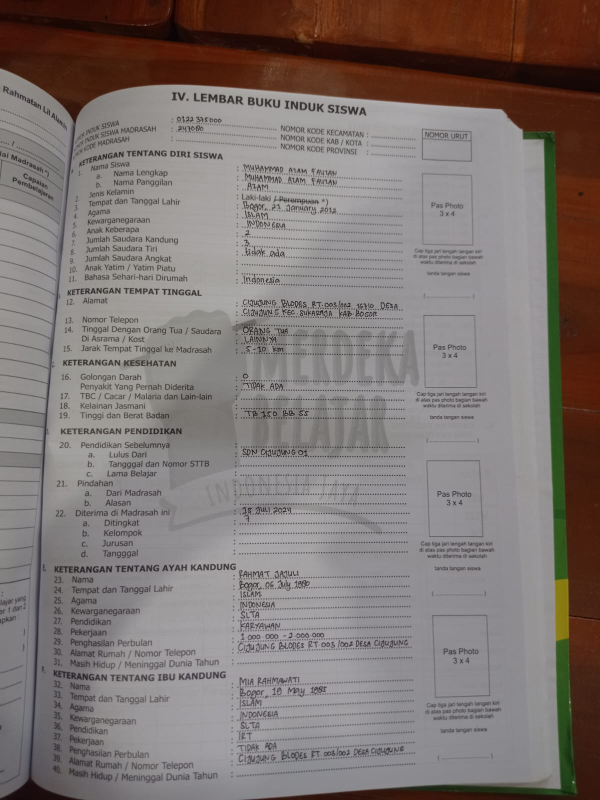
#> input picture Data sampel/buku induk/WhatsApp Image 2026-07-03 at 20.13.02.jpeg, 1200 x 1600 px (shown at 1/2 size)
$ python -i preprocessing.py   (imports and definitions only)
#> lines starting #> are read from the running program, lines starting #| are printed output that depends on the picture; after the words box and inside, x2 and y2 are one past the last pixel; in counts of white or black regions, pixels touching at a corner belong together
import cv2
import numpy as np
import os
import logging

logger = logging.getLogger(__name__)

def preprocess_image(image_path: str) -> tuple[np.ndarray, str]:
    """
    Apply preprocessing to the image to improve OCR accuracy.
     Techniques: Grayscale, Gaussian Blur, Adaptive Thresholding.
    """
    try:
        if not os.path.exists(image_path):
            raise FileNotFoundError(f"Image not found at {image_path}")

        img = cv2.imread(image_path)
#> img is the input picture: shape (1600, 1200, 3); mean B, G, R 114.9, 117.9, 127.1
        if img is None:
            raise ValueError("Failed to read image")

        # 0. Resize gambar jika terlalu besar untuk performa CPU ThinkPad T420
        max_dim = 1500
        h, w = img.shape[:2]
#> h = 1600; w = 1200
        if max(h, w) > max_dim:
            scale = max_dim / float(max(h, w))
#> scale = 0.938
            img = cv2.resize(img, (int(w * scale), int(h * scale)), interpolation=cv2.INTER_AREA)
#> img: shape (1500, 1125, 3)
            logger.info(f"Image resized from {w}x{h} to {img.shape[1]}x{img.shape[0]} for faster CPU processing")

        # 1. Convert to Grayscale
        gray = cv2.cvtColor(img, cv2.COLOR_BGR2GRAY)
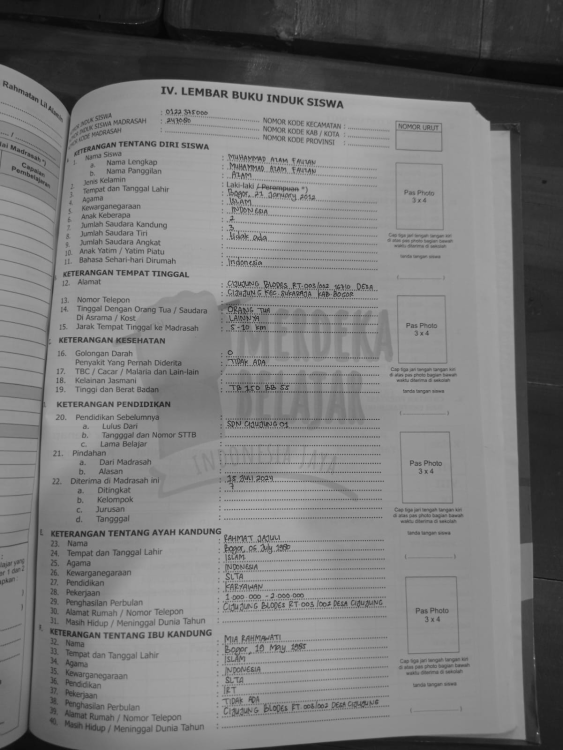
#> gray: shape (1500, 1125) (shown at 1/2 size); min 5, max 196, mean 120.3

        # 2. Noise Reduction (Gaussian Blur)
        # Helps remove random dots/noise from scanning
        blur = cv2.GaussianBlur(gray, (5, 5), 0)

        # 3. Adaptive Thresholding
        # Creates a binary image (black/white) robust to lighting variations
        thresh = cv2.adaptiveThreshold(
            blur, 255, cv2.ADAPTIVE_THRESH_GAUSSIAN_C, cv2.THRESH_BINARY, 11, 2
        )
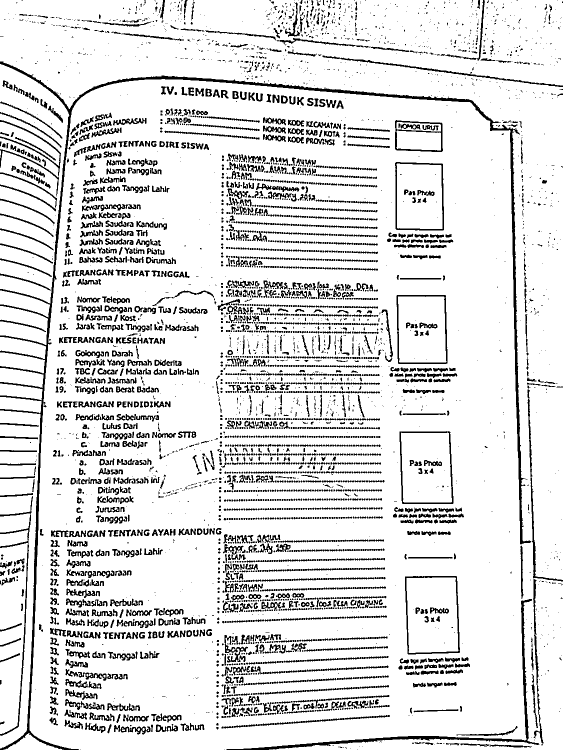
#> thresh: shape (1500, 1125) (shown at 1/2 size); 86.8% white; 4401 black regions (2666 under 20 px), largest, box (x1, y1, x2, y2) and area: (0, 123, 1063, 1500) 19484, (452, 1198, 1079, 1500) 4729, (0, 992, 66, 1472) 1905

        # Save processed image for debugging/verification
        processed_path = image_path.replace(".", "_processed.")
        # cv2.imwrite(processed_path, thresh) # Disabled for performance

        return thresh, processed_path

    except Exception as e:
        logger.error(f"Preprocessing failed: {e}")
        raise e

>>> result = preprocess_image('../../Data sampel/buku induk/WhatsApp Image 2026-07-03 at 20.13.02.jpeg')

$ run again, on Data sampel/buku induk/WhatsApp Image 2026-07-03 at 20.13.07.jpeg
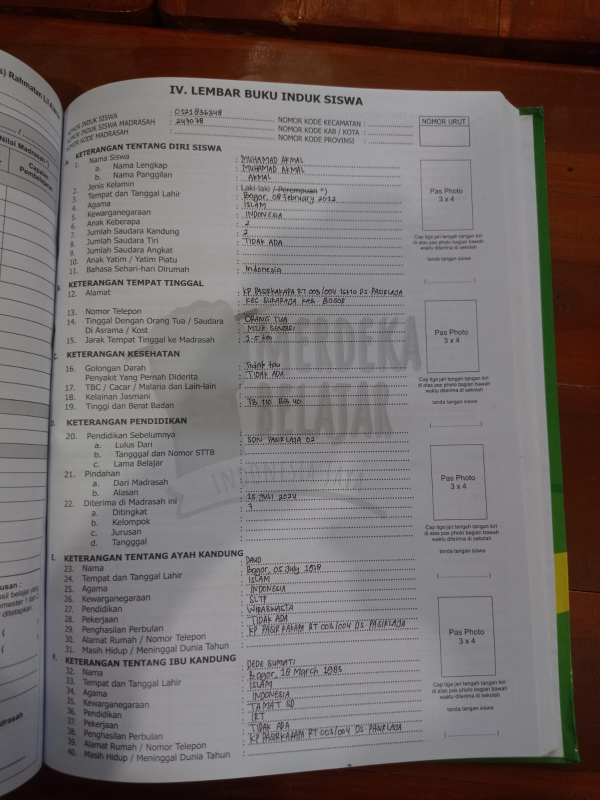
#> input picture Data sampel/buku induk/WhatsApp Image 2026-07-03 at 20.13.07.jpeg, 1200 x 1600 px (shown at 1/2 size)
#> in preprocess_image, img is the input picture: shape (1600, 1200, 3); mean B, G, R 105.1, 106.4, 114.2
#> img: shape (1500, 1125, 3)
#> in preprocess_image, `gray = cv2.cvtColor(img, cv2.COLOR_BGR2GRAY)`:
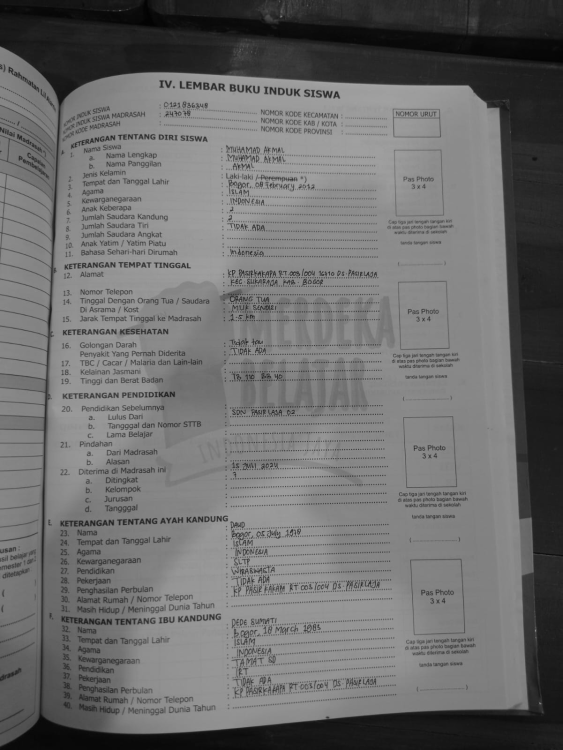
#> gray: shape (1500, 1125) (shown at 1/2 size); min 2, max 171, mean 108.6
#> in preprocess_image, `thresh = cv2.adaptiveThreshold( blur, 255, cv2.ADAPTIVE_THRESH_GAUSSIA..`:
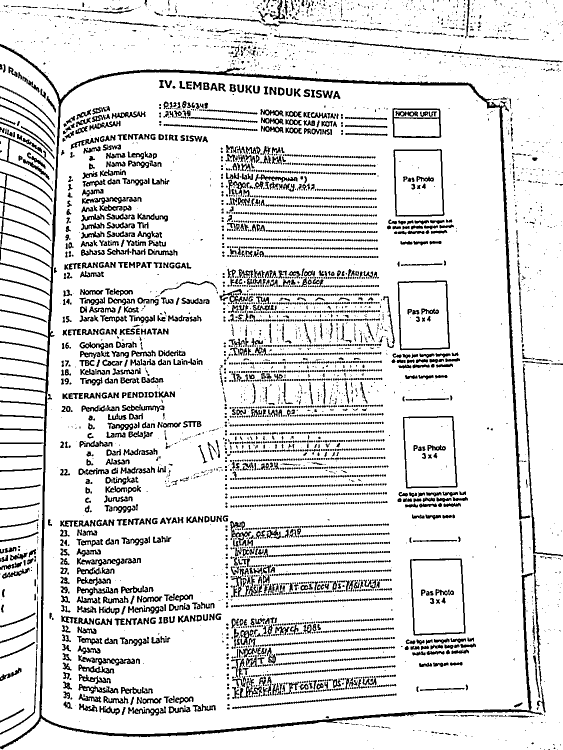
#> thresh: shape (1500, 1125) (shown at 1/2 size); 87.2% white; 4808 black regions (3000 under 20 px), largest, box (x1, y1, x2, y2) and area: (0, 88, 1086, 1499) 29056, (820, 1117, 931, 1271) 1516, (615, 75, 1125, 125) 1443
